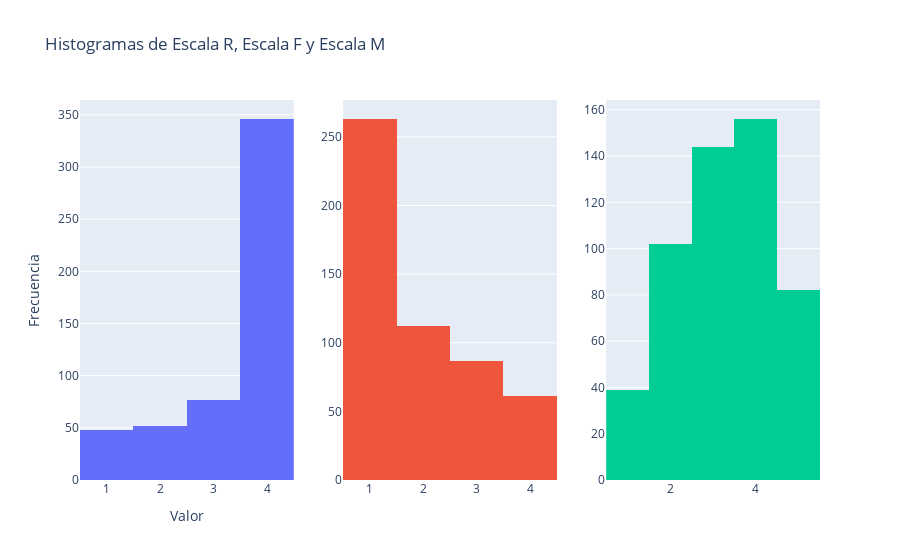
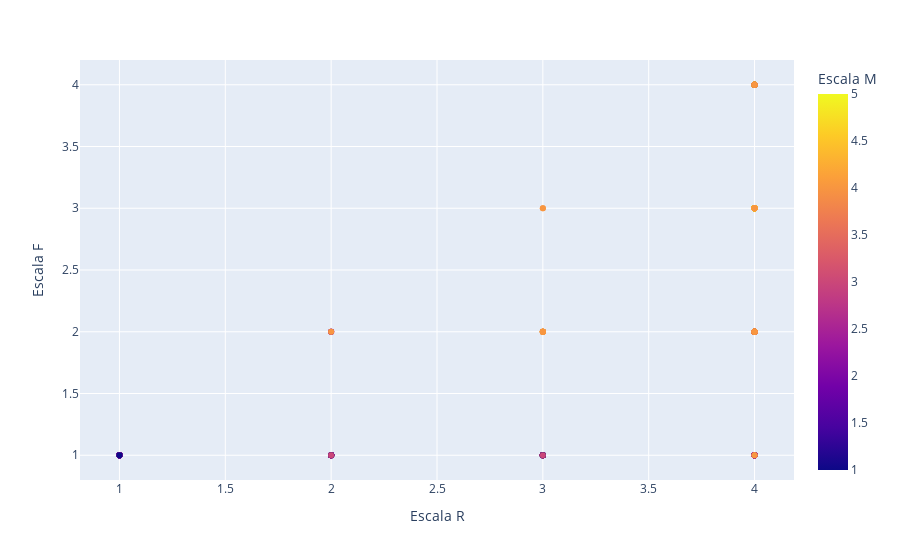
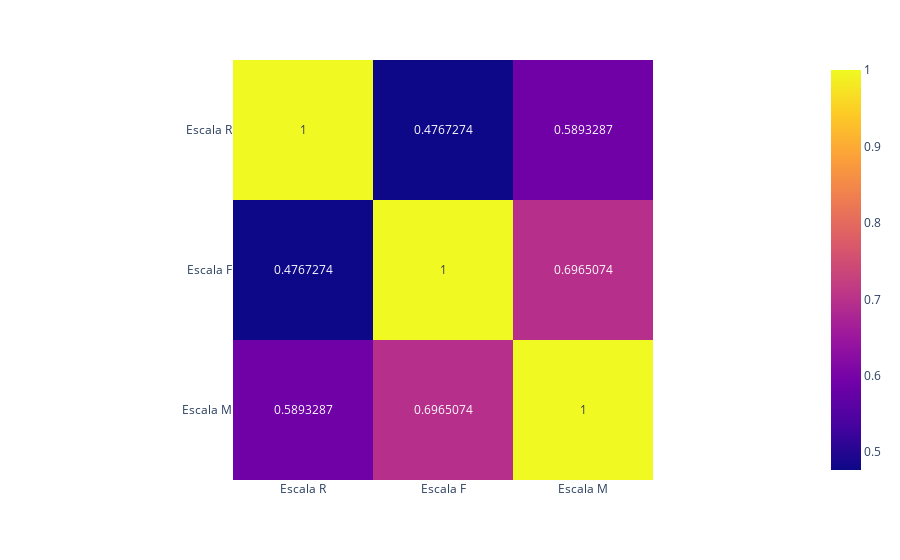

Write notebook code for charts like these, in order.
### Code cell
EDA(df_EDA)

### Figure 1 — Plotly figure (JSON) as saved in the notebook; plotly's stock layout.template omitted (floating-point values rounded to 4 significant figures; data arrays with more than 128 entries replaced by an {"elided": "..."} marker saying what was removed)
{"data": [{"histfunc": "avg", "showlegend": false, "type": "histogram", "x": {"elided": "523 int values"}, "xaxis": "x", "yaxis": "y"}, {"histfunc": "avg", "showlegend": false, "type": "histogram", "x": {"elided": "523 int values"}, "xaxis": "x2", "yaxis": "y2"}, {"histfunc": "avg", "showlegend": false, "type": "histogram", "x": {"elided": "523 int values"}, "xaxis": "x3", "yaxis": "y3"}], "layout": {"showlegend": false, "title": {"text": "Histogramas de Escala R, Escala F y Escala M"}, "xaxis": {"anchor": "y", "domain": [0, 0.2889], "title": {"text": "Valor"}}, "xaxis2": {"anchor": "y2", "domain": [0.3556, 0.6444]}, "xaxis3": {"anchor": "y3", "domain": [0.7111, 1]}, "yaxis": {"anchor": "x", "domain": [0, 1], "title": {"text": "Frecuencia"}}, "yaxis2": {"anchor": "x2", "domain": [0, 1]}, "yaxis3": {"anchor": "x3", "domain": [0, 1]}}}

### Figure 2 — Plotly figure (JSON) as saved in the notebook; plotly's stock layout.template omitted (floating-point values rounded to 4 significant figures; data arrays with more than 128 entries replaced by an {"elided": "..."} marker saying what was removed)
{"data": [{"hovertemplate": "Escala R=%{x}<br>Escala F=%{y}<br>Escala M=%{marker.color}<extra></extra>", "legendgroup": "", "marker": {"color": {"elided": "523 int values"}, "coloraxis": "coloraxis", "symbol": "circle"}, "mode": "markers", "name": "", "orientation": "v", "showlegend": false, "type": "scatter", "x": {"elided": "523 int values"}, "xaxis": "x", "y": {"elided": "523 int values"}, "yaxis": "y"}], "layout": {"coloraxis": {"colorbar": {"title": {"text": "Escala M"}}, "colorscale": [[0, "#0d0887"], [0.1111, "#46039f"], [0.2222, "#7201a8"], [0.3333, "#9c179e"], [0.4444, "#bd3786"], [0.5556, "#d8576b"], [0.6667, "#ed7953"], [0.7778, "#fb9f3a"], [0.8889, "#fdca26"], [1, "#f0f921"]]}, "legend": {"tracegroupgap": 0}, "margin": {"t": 60}, "xaxis": {"anchor": "y", "domain": [0, 1], "title": {"text": "Escala R"}}, "yaxis": {"anchor": "x", "domain": [0, 1], "title": {"text": "Escala F"}}}}

### Figure 3 — Plotly figure (JSON) as saved in the notebook; plotly's stock layout.template omitted (floating-point values rounded to 4 significant figures)
{"data": [{"coloraxis": "coloraxis", "hovertemplate": "x: %{x}<br>y: %{y}<br>color: %{z}<extra></extra>", "name": "0", "texttemplate": "%{z}", "type": "heatmap", "x": ["Escala R", "Escala F", "Escala M"], "xaxis": "x", "y": ["Escala R", "Escala F", "Escala M"], "yaxis": "y", "z": [[1, 0.4767, 0.5893], [0.4767, 1, 0.6965], [0.5893, 0.6965, 1]]}], "layout": {"coloraxis": {"colorscale": [[0, "#0d0887"], [0.1111, "#46039f"], [0.2222, "#7201a8"], [0.3333, "#9c179e"], [0.4444, "#bd3786"], [0.5556, "#d8576b"], [0.6667, "#ed7953"], [0.7778, "#fb9f3a"], [0.8889, "#fdca26"], [1, "#f0f921"]]}, "margin": {"t": 60}, "xaxis": {"anchor": "y", "constrain": "domain", "domain": [0, 1], "scaleanchor": "y"}, "yaxis": {"anchor": "x", "autorange": "reversed", "constrain": "domain", "domain": [0, 1]}}}
